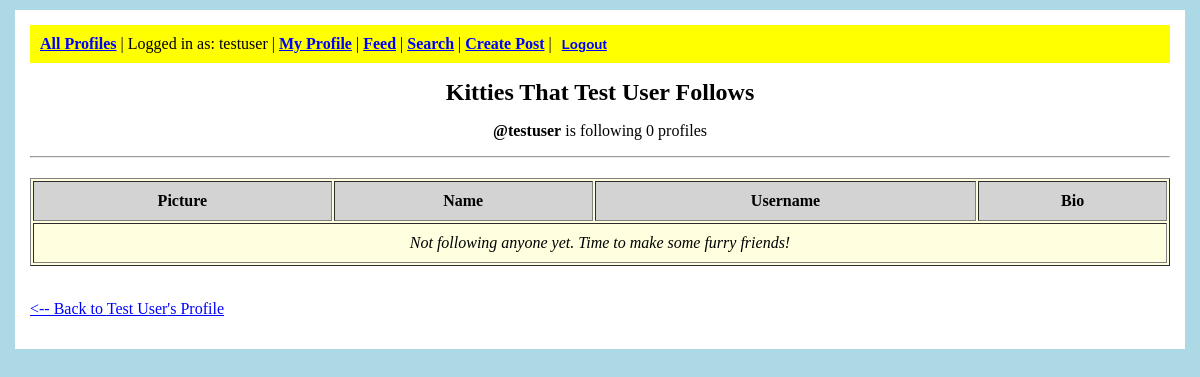
The app's page /mini_insta/profile/1/following/ (signed in) with its own data.
### mini_insta/models.py (models this page shows, shortened)
class Profile(models.Model):
    user = models.ForeignKey(User, on_delete=models.CASCADE, default=1)
    bio_text = models.TextField(blank=True)
    username = models.CharField(max_length=100, unique=True)
    profile_image_url = models.URLField(max_length=500)
    display_name = models.CharField(max_length=100)
    join_date = models.DateTimeField(auto_now_add=True)
    def get_following(self):
        follow_objects = Follow.objects.filter(follower_profile=self)
        following = [follow.profile for follow in follow_objects]
        return following
    def get_num_following(self):
        return Follow.objects.filter(follower_profile=self).count()

### mini_insta/views.py (the view)
# urls.py: path('profile/<int:pk>/following/', views.ShowFollowingDetailView.as_view(), name='show_following'),
class ShowFollowingDetailView(DetailView):
    model = Profile
    template_name = 'mini_insta/show_following.html'
    context_object_name = 'profile'

### mini_insta/templates/mini_insta/show_following.html (shortened to what this page needs)
{% extends 'mini_insta/base.html' %}
{% block content %}
<center>
    <h1>Kitties That {{ profile.display_name }} Follows</h1>
    <p><b>@{{ profile.username }}</b> is following {{ profile.get_num_following }} profile{% if profile.get_num_following != 1 %}s{% endif %}</p>
</center>
<hr>
<table border="1" cellpadding="10" style="width: 100%; margin-top: 20px; background-color: lightyellow;">
    <tr style="background-color: lightgray;">
        <th>Picture</th>
        <th>Name</th>
        <th>Username</th>
        <th>Bio</th>
    </tr>
    {% for following in profile.get_following %}
    <tr>
        <td style="text-align: center;">
            <a href="{% url 'mini_insta:show_profile' following.pk %}">
                <img src="{{ following.profile_image_url }}" alt="{{ following.display_name }}"
                     width="80" height="80" style="border: 1px solid black;">
            </a>
        </td>
        <td>
            <a href="{% url 'mini_insta:show_profile' following.pk %}" style="color: blue;">
                {{ following.display_name }}
            </a>
        </td>
        <td>@{{ following.username }}</td>
        <td>
            {% if following.bio_text %}
                {{ following.bio_text|truncatechars:50 }}
            {% else %}
                (no bio)
            {% endif %}
        </td>
    </tr>
    {% empty %}
    <tr>
        <td colspan="4" style="text-align: center;">
            <i>Not following anyone yet. Time to make some furry friends!</i>
        </td>
    </tr>
    {% endfor %}
</table>
<br>
<p>
    <a href="{% url 'mini_insta:show_profile' profile.pk %}" style="color: blue; text-decoration: underline;">
        &lt;-- Back to {{ profile.display_name }}'s Profile
    </a>
</p>
{% endblock %}

### mini_insta/templates/mini_insta/base.html (shortened to what this page needs)
<!DOCTYPE html>
<html>
<head>
</head>
<body>
    <div class="main-container">
        <div class="navigation">
            <a href="{% url 'mini_insta:show_all_profiles' %}">All Profiles</a>
            {% if user.is_authenticated %}
                | Logged in as: {{ user.username }}
                | <a href="{% url 'mini_insta:show_own_profile' %}">My Profile</a>
                | <a href="{% url 'mini_insta:show_feed' %}">Feed</a>
                | <a href="{% url 'mini_insta:search' %}">Search</a>
                | <a href="{% url 'mini_insta:create_post' %}">Create Post</a>
                |
                <form method="POST" action="{% url 'mini_insta:logout' %}" style="display: inline;">
                    <button type="submit" style="background: none; border: none; color: blue; font-weight: bold; cursor: pointer; text-decoration: underline;">Logout</button>
                </form>
            {% else %}
                | <a href="{% url 'mini_insta:login' %}">Login</a>
                | <a href="{% url 'mini_insta:create_profile' %}">Create Profile</a>
            {% endif %}
        </div>
        {% block content %}
        {% endblock %}
    </div>
</body>
</html>

### mini_insta/templates/mini_insta/base.html (style rules this page uses)
body { font-family: Times; margin: 10px; background-color: lightblue; }
.main-container { background-color: white; padding: 15px; margin: 5px; }
.navigation { background-color: yellow; padding: 10px; margin-bottom: 15px; }
.navigation a { color: blue; font-weight: bold; }
h1 { color: black; text-align: center; font-size: 24px; }

### records on screen
Profile: display_name "Test User", username "testuser", get_num_following "0"

### other values on screen
{{ user.username }} "testuser"
